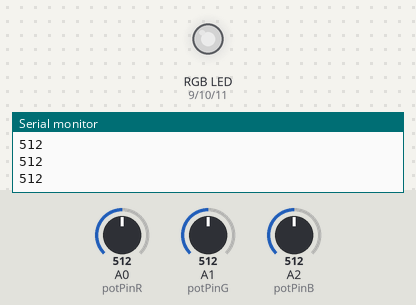
Simulated run of this sketch. Board: Arduino Uno, built with avr-gcc and run on an emulated ATmega328P. On the bench: an RGB LED mixed from three pins (HIGH = lit), the last lines printed to the serial monitor. The inputs (shaded band) are chosen by the test bench; at power-on: A1 (potPinG) = 512, A0 (potPinR) = 512, A2 (potPinB) = 512. Dim RGB values are drawn brighter than linear.

Above: at 1.2 s.
1.3 s: A1 (potPinG) set to 716
At 2.5 s:
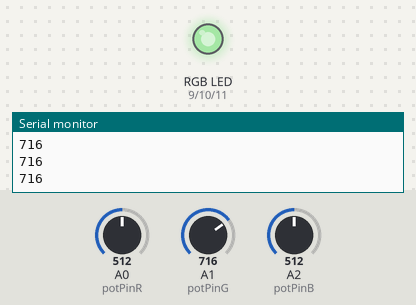
2.8 s: A0 (potPinR) set to 716
At 3.9 s:
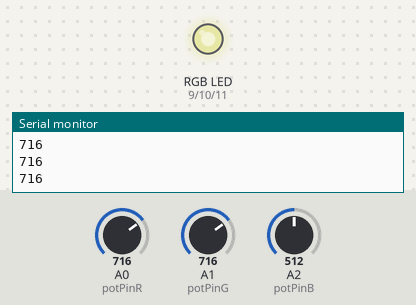
4.3 s: A2 (potPinB) set to 716
At 4.9 s:
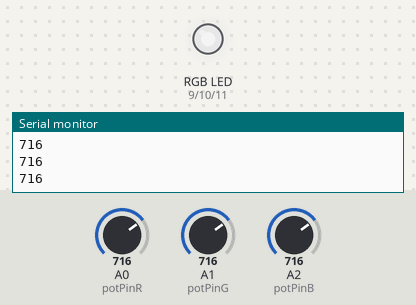
5.8 s: A1 (potPinG) set to 900
At 6.2 s:
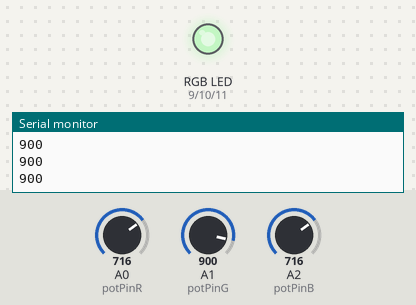
7.3 s: A0 (potPinR) set to 900
At 8.4 s:
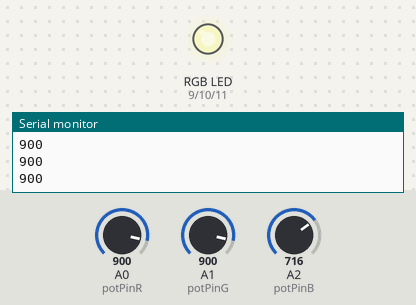
8.8 s: A2 (potPinB) set to 900
At 9.7 s:
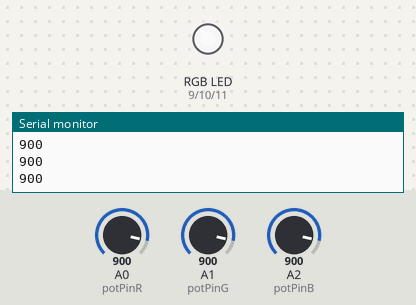
Timing chart, 0 to 11.3 s (numbered marks = the images above; inputs shaded):
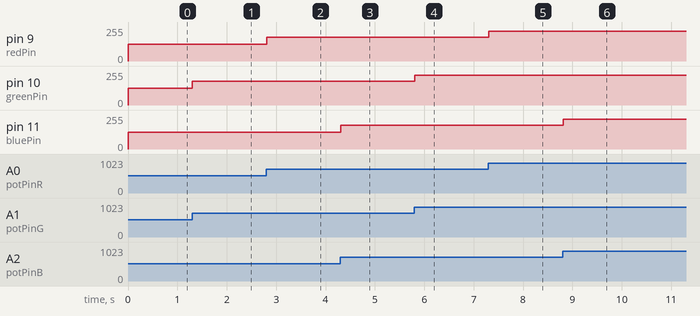

The sketch:

rgb_led_setter.ino
```cpp
const int redPin = 9;
const int greenPin = 10;
const int bluePin = 11;
const int potPinR = A0;
const int potPinG = A1;
const int potPinB = A2;

int potValueR = 0;
int redValue = 0;
int potValueG = 0;
int greenValue = 0;
int potValueB = 0;
int blueValue = 0;

void setup() {
  pinMode(potPinR, INPUT);
  pinMode(potPinG, INPUT);
  pinMode(potPinB, INPUT);
  pinMode(redPin, OUTPUT);
  pinMode(greenPin, OUTPUT);
  pinMode(bluePin, OUTPUT);
  Serial.begin(9600);
}

void loop() {
  potValueR = analogRead(potPinR);
  potValueG = analogRead(potPinG);
  potValueB = analogRead(potPinB);
  Serial.println(potValueG);
  redValue = map(potValueR, 0, 1023, 0, 255);
  greenValue = map(potValueG, 0, 1023, 0, 255);
  blueValue = map(potValueB, 0, 1023, 0, 255);
  setColor(redValue, greenValue, blueValue);
}

void setColor(int red, int green, int blue) {
  analogWrite(redPin, red);
  analogWrite(greenPin, green);
  analogWrite(bluePin, blue);
}
```

Measured:
- after the input at 1.3 s, pin 10 (greenPin): 127/255 → 178/255 at once
- after the input at 2.8 s, pin 9 (redPin): 127/255 → 178/255 at once
- after the input at 4.3 s, pin 11 (bluePin): 127/255 → 178/255 at once
- after the input at 5.8 s, pin 10 (greenPin): 178/255 → 224/255 at once
- after the input at 7.3 s, pin 9 (redPin): 178/255 → 224/255 at once
- after the input at 8.8 s, pin 11 (bluePin): 178/255 → 224/255 at once
